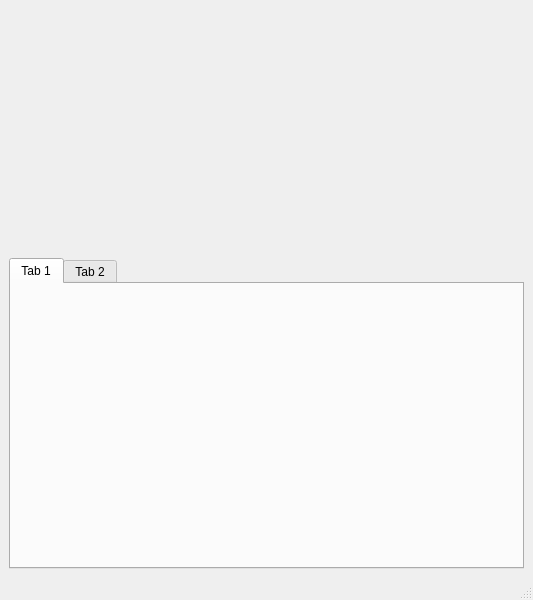
<?xml version="1.0" encoding="UTF-8"?>
<ui version="4.0">
 <class>MainWindow</class>
 <widget class="QMainWindow" name="MainWindow">
  <property name="geometry">
   <rect>
    <x>0</x>
    <y>0</y>
    <width>533</width>
    <height>600</height>
   </rect>
  </property>
  <property name="windowTitle">
   <string>MainWindow</string>
  </property>
  <widget class="QWidget" name="centralwidget">
   <layout class="QVBoxLayout" name="verticalLayout" stretch="40,50">
    <property name="spacing">
     <number>0</number>
    </property>
    <item>
     <layout class="QHBoxLayout" name="horizontalLayout_2" stretch="10">
      <item>
       <widget class="QWidget" name="display" native="true">
        <property name="enabled">
         <bool>true</bool>
        </property>
       </widget>
      </item>
     </layout>
    </item>
    <item>
     <widget class="QTabWidget" name="tabWidget">
      <property name="currentIndex">
       <number>0</number>
      </property>
      <widget class="QWidget" name="tab_7">
       <attribute name="title">
        <string>Tab 1</string>
       </attribute>
      </widget>
      <widget class="QWidget" name="tab_8">
       <attribute name="title">
        <string>Tab 2</string>
       </attribute>
      </widget>
     </widget>
    </item>
   </layout>
  </widget>
  <widget class="QMenuBar" name="menubar">
   <property name="geometry">
    <rect>
     <x>0</x>
     <y>0</y>
     <width>533</width>
     <height>18</height>
    </rect>
   </property>
  </widget>
  <widget class="QStatusBar" name="statusbar"/>
 </widget>
 <resources/>
 <connections/>
</ui>
